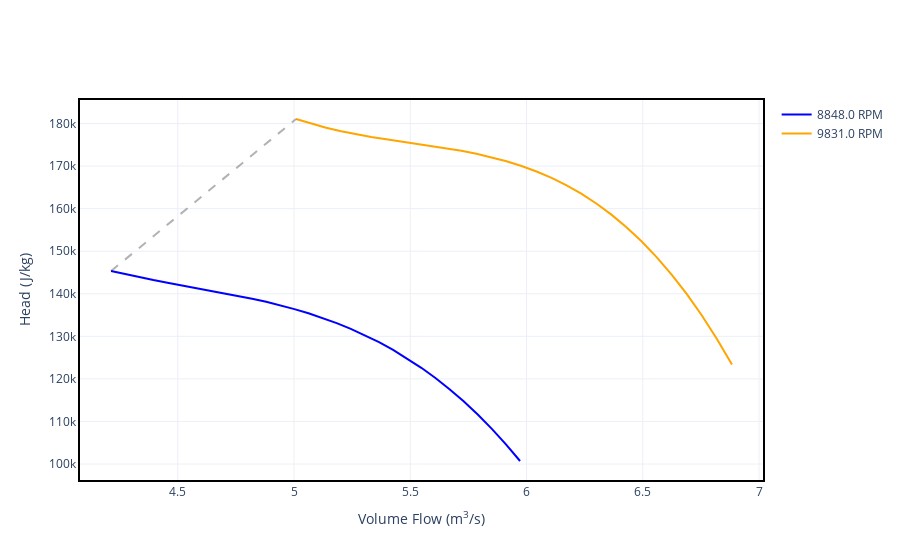

The cell this chart's notebook holds for it:
### Markdown cell above
## Visualizing Reference Curves

Let's plot the reference performance curves to understand what we're comparing against:

### Code cell
# Plot the reference curves
imp_a.head_plot()
